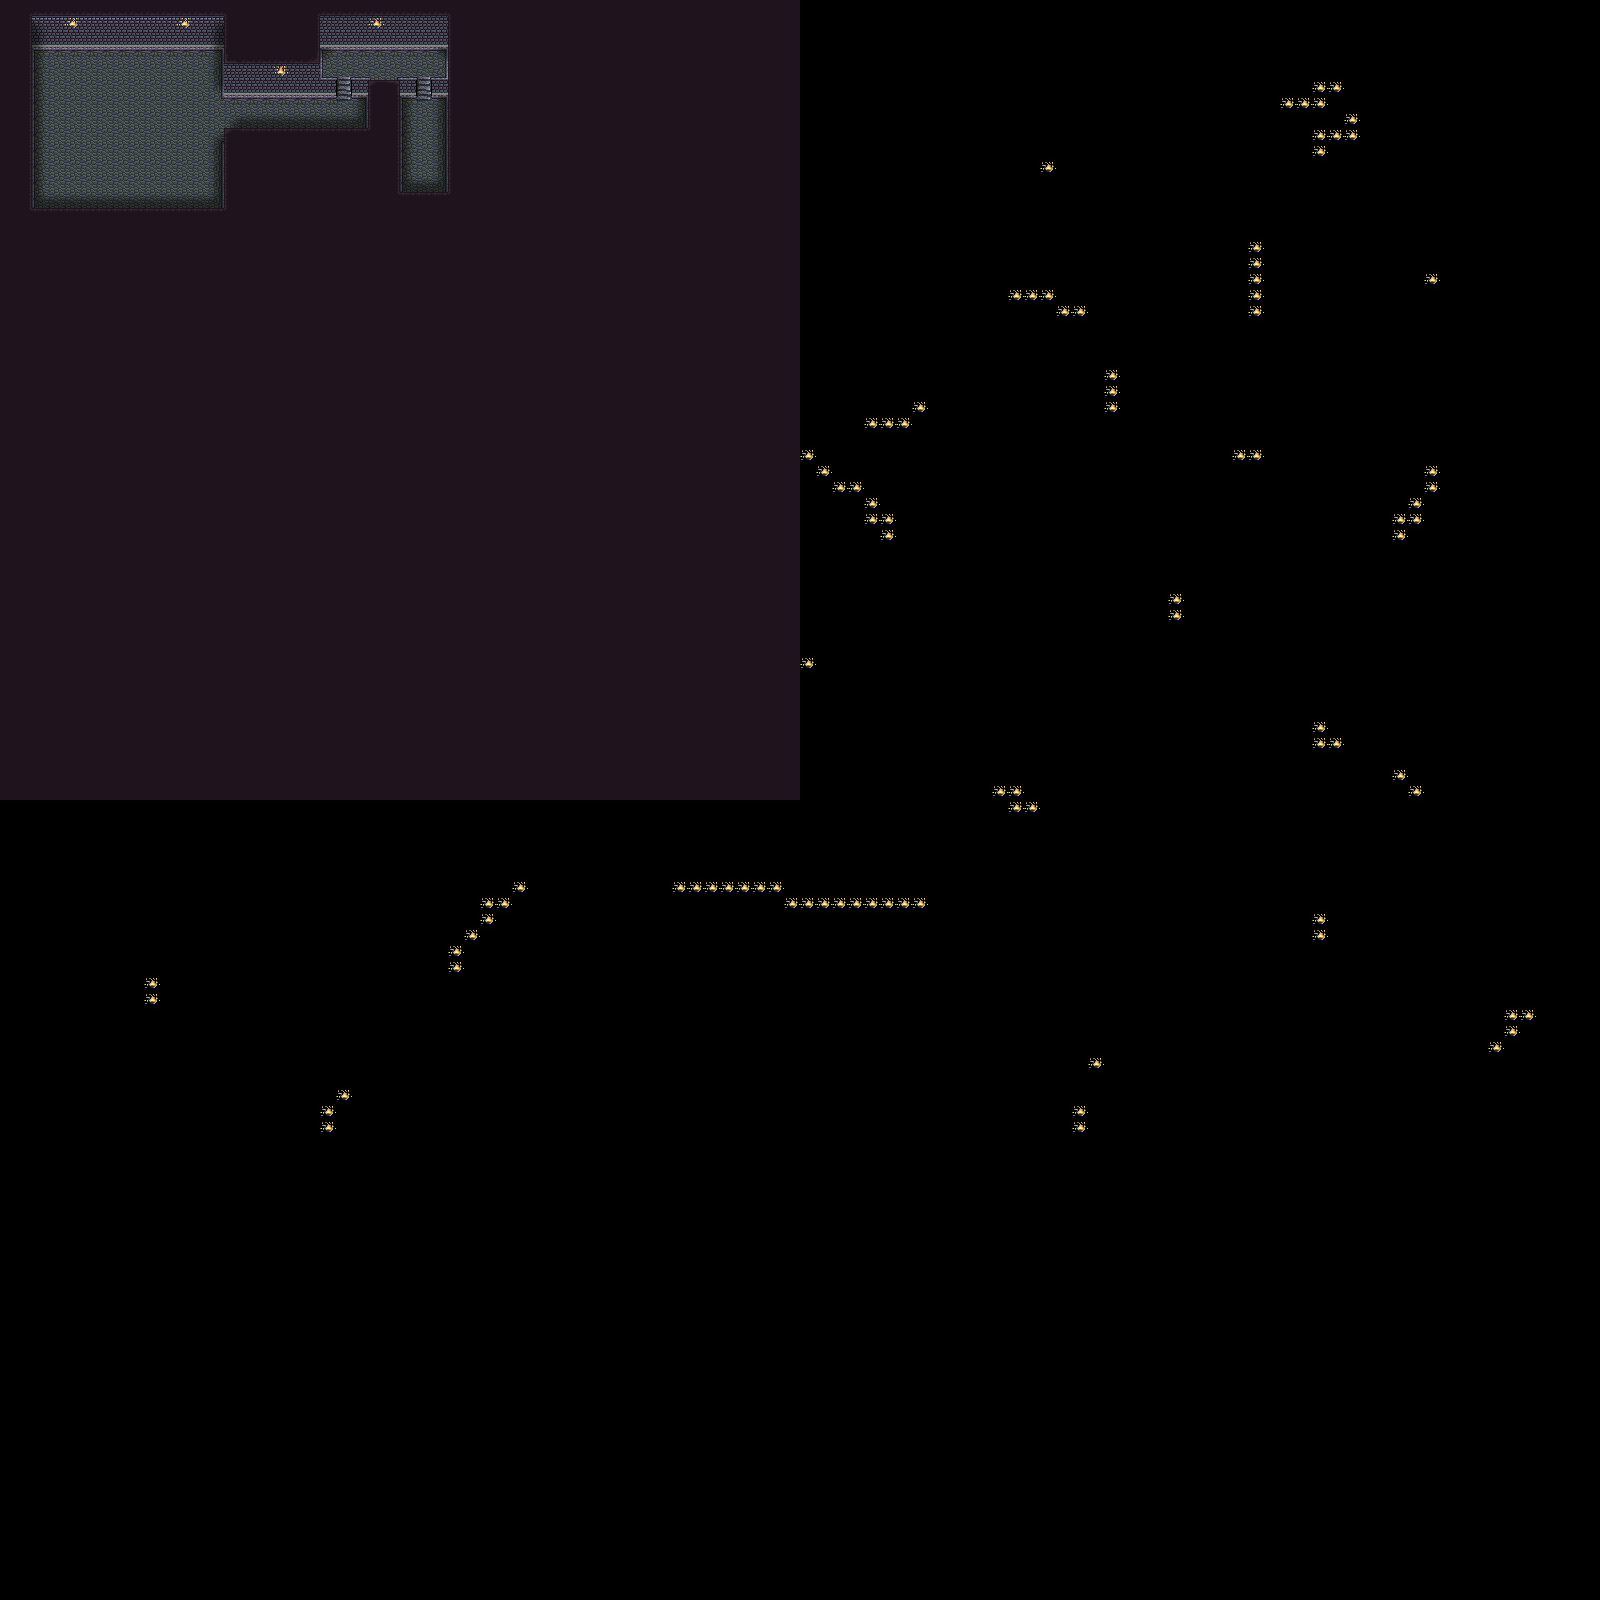

A level layout from a 2D game, rendered from its tile map. Below: a short description, then the map file with tile-grid data replaced by summaries:
An orthogonal 100x100 tile map with 16x16 px tiles, 3 tile layers (Ground, Roof, Effects) and 15 objects.

<map version="1.0" orientation="orthogonal" width="100" height="100" tilewidth="16" tileheight="16">
 <tileset firstgid="1" name="Sewer1" tilewidth="16" tileheight="16">
  <image source="../../../../commondata/sewer_1.png" width="256" height="352" />
 </tileset>
 <layer name="Ground" width="100" height="100">
  <properties>
   <property name="layer" value="Ground" />
  </properties>
  <data>[10000 cells, 2558 non-empty, 19 distinct tile ids]</data>
 </layer>
 <layer name="Roof" width="100" height="100">
  <properties>
   <property name="layer" value="Roof" />
  </properties>
  <data>[10000 cells, 2270 non-empty, 13 distinct tile ids]</data>
 </layer>
 <layer name="Effects" width="100" height="100">
  <properties>
   <property name="layer" value="Effects" />
  </properties>
  <data>[10000 cells, 63 non-empty, 13 distinct tile ids]</data>
 </layer>
 <objectgroup color="#126ac8" name="Collision" width="100" height="100" visible="0">
  <object x="224" y="80" width="112" height="16" />
  <object x="16" y="48" width="16" height="176" />
  <object x="32" y="216" width="192" height="16" />
  <object x="32" y="32" width="192" height="16" />
  <object x="224" y="48" width="16" height="32" />
  <object x="224" y="136" width="16" height="96" />
  <object x="240" y="136" width="128" height="16" />
  <object x="368" y="80" width="32" height="128" />
  <object x="400" y="200" width="48" height="16" />
  <object x="448" y="16" width="16" height="192" />
  <object x="304" y="16" width="16" height="64" />
  <object x="320" y="32" width="128" height="16" />
  <object x="352" y="80" width="16" height="16" />
  <object x="400" y="80" width="16" height="16" />
  <object x="432" y="80" width="16" height="16" />
 </objectgroup>
</map>
